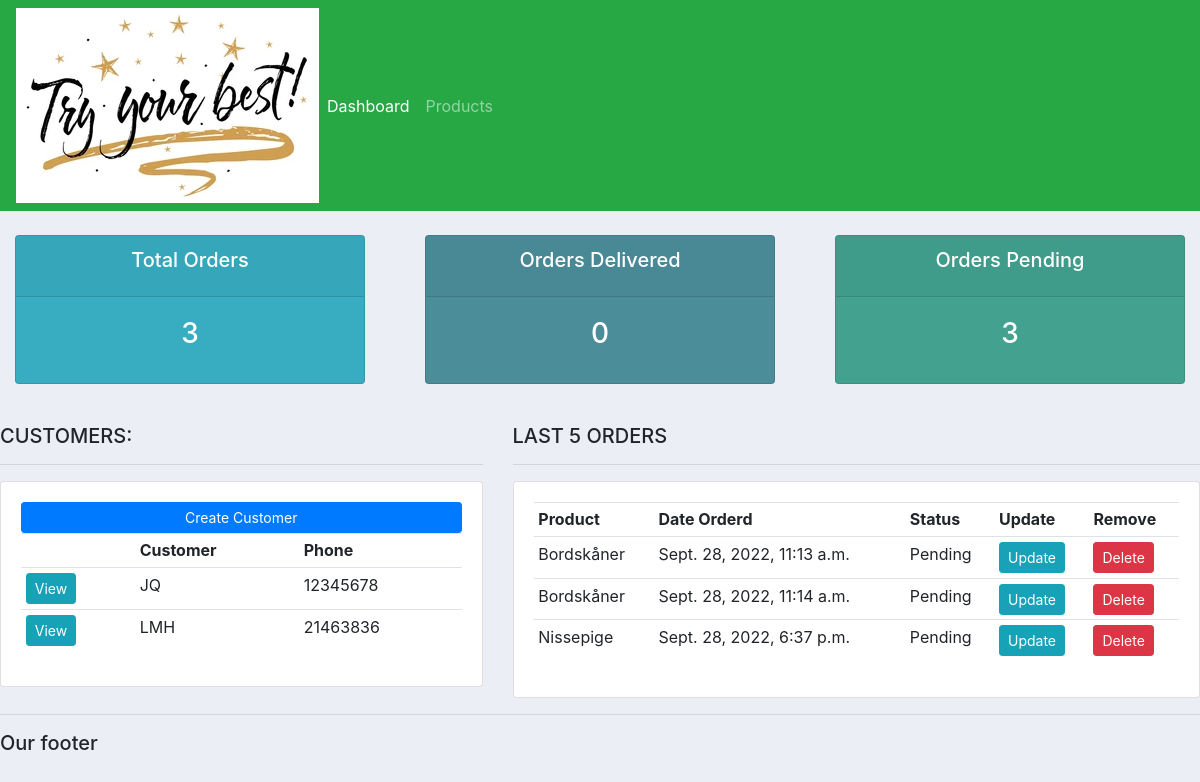
The app's page /, older data.
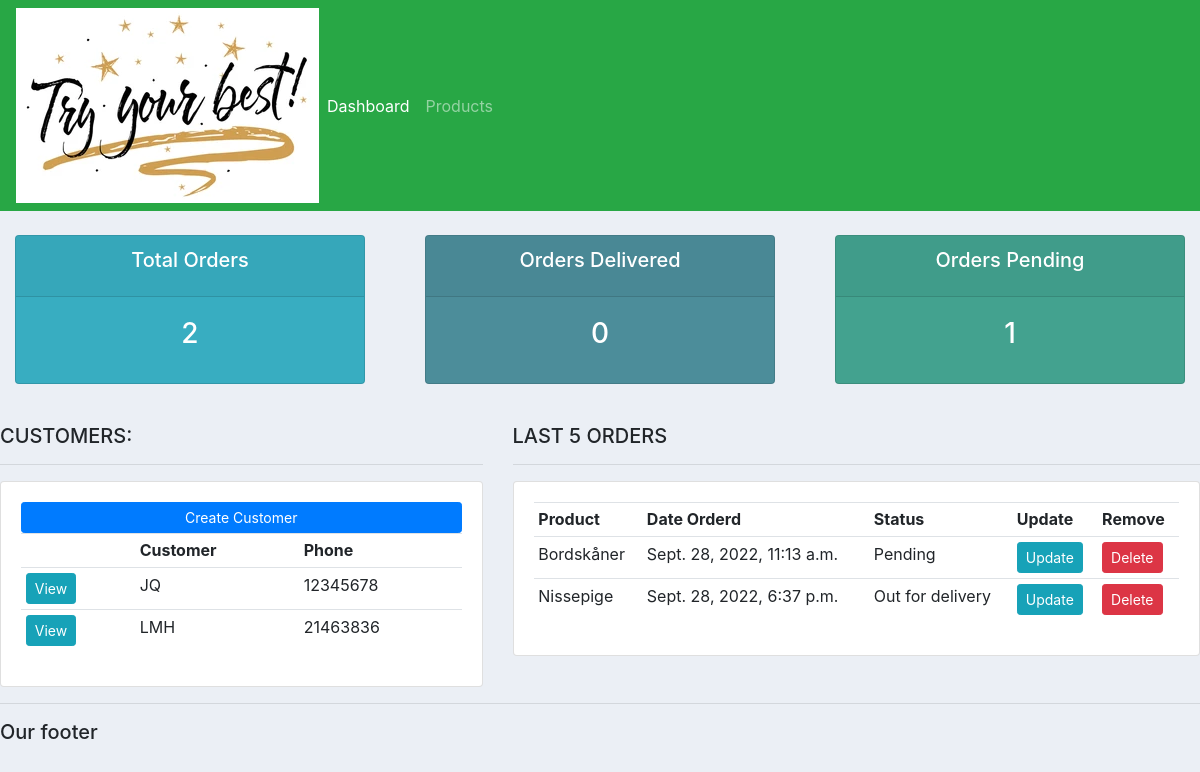
The same page, newer data.
### accounts/models.py (models this page shows, shortened)
class Customer(models.Model):
		name = models.CharField(max_length=200, null = True)
		phone = models.CharField(max_length=200, null = True)
		email = models.CharField(max_length=200, null = True)
		date_created = models.DateField(auto_now_add=True)

class Order(models.Model):
	STATUS = (
			('Pending', 'Pending'),
			('Out for delivery', 'Out for delivery'),
			('Delivered', 'Delivered'),
			)
	customer = models.ForeignKey(Customer, null=True, on_delete=models.SET_NULL)
	product = models.ForeignKey(Product, null=True, on_delete=models.SET_NULL)
	date_created = models.DateTimeField(auto_now_add=True, null=True)
	status = models.CharField(max_length=200, null=True, choices=STATUS)

class Product(models.Model):
		CATEGORY = (
				('Indoor', 'Indoor'),
				('Out Door', 'Out Door'),
				)
		name = models.CharField(max_length=200, null=True)
		price = models.FloatField(null=True)
		category = models.CharField(max_length=200, null=True, choices=CATEGORY)
		description = models.CharField(max_length=200, null=True)
		date_created = models.DateTimeField(auto_now_add=True, null=True)
		tags = models.ManyToManyField(Tag)
		def __str__(self):
			return self.name

### accounts/views.py (the view)
# urls.py: path('', views.home, name='home'),
def home(request):
    orders = Order.objects.all()
    customers = Customer.objects.all()
    total_customers = customers.count()
    total_orders = orders.count()
    delivered = orders.filter(status='Delivered').count()
    pending = orders.filter(status='Pending').count()
    context = {
        'orders': orders,
        'customers': customers,
        'total_orders': total_orders,
        'delivered': delivered,
        'pending': pending,
        }
    return render(request, 'accounts/dashboard.html', context)

### accounts/templates/accounts/dashboard.html
{%  extends 'accounts/main.html' %}
{% block content %}
{%  include 'accounts/status.html' %}
<br>
<div class="row">
	<div class="col-md-5">
		<h5>CUSTOMERS:</h5>
		<hr>
		<div class="card card-body">
			<a class="btn btn-primary  btn-sm btn-block" href="">Create Customer</a>
			<table class="table table-sm">
				<tr>
					<th></th>
					<th>Customer</th>
					<th>Phone</th>
				</tr>
				{% for customer in customers %}
					<tr>
						<td><a class="btn btn-sm btn-info" href="{% url 'customer' customer.id %}">View</a></td>
						<td>{{ customer.name }}</td>
						<td>{{ customer.phone }}</td>
					</tr>
				{% endfor %}
			</table>
		</div>
	</div>
	<div class="col-md-7">
		<h5>LAST 5 ORDERS</h5>
		<hr>
		<div class="card card-body">
			<table class="table table-sm">
				<tr>
					<th>Product</th>
					<th>Date Orderd</th>
					<th>Status</th>
					<th>Update</th>
					<th>Remove</th>
				</tr>
				{% for order in orders %}
					<tr>
						<td>{{ order.product }}</td>
						<td>{{ order.date_created }}</td>
						<td>{{ order.status }}</td>
						<td><a class="btn btn-sm btn-info" href="{% url 'update_order' order.id %}">Update</a></td>
						<td><a class="btn btn-sm btn-danger" href="{% url 'delete_order' order.id %}">Delete</a></td>
					</tr>
				{% endfor %}
			</table>
		</div>
	</div>
</div>
{% endblock %}

Row changes from the older to the newer data that the page shows:
removed Order: product "Bordskåner", date_created "Sept. 28, 2022, 11:14 a.m.", status "Pending"
changed Order "Nissepige": status "Pending" → "Out for delivery"
Text that changed along with them:
{{ total_orders }}: "3" → "2"
{{ pending }}: "3" → "1"
